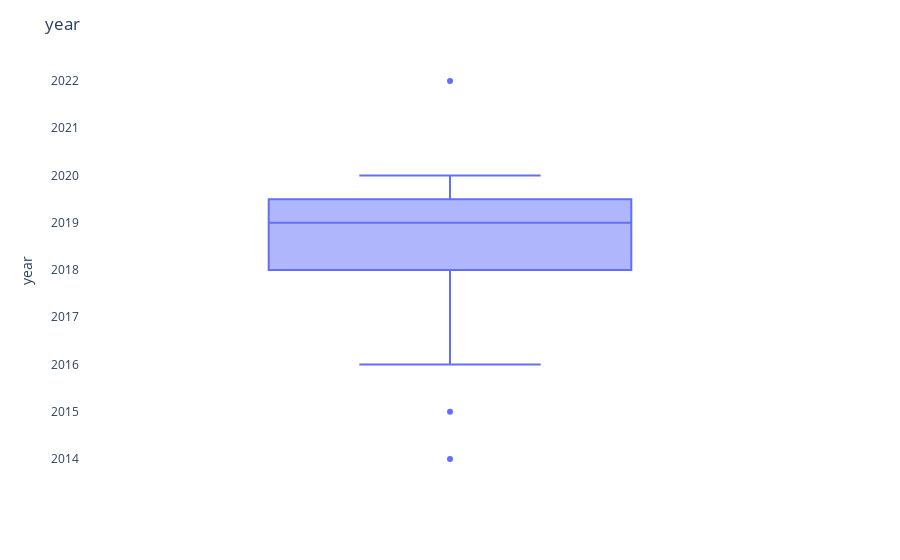
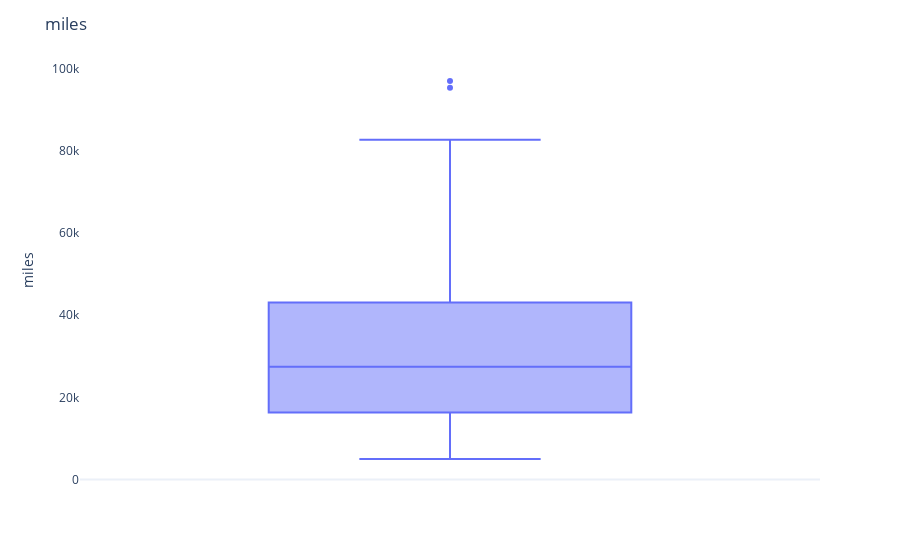
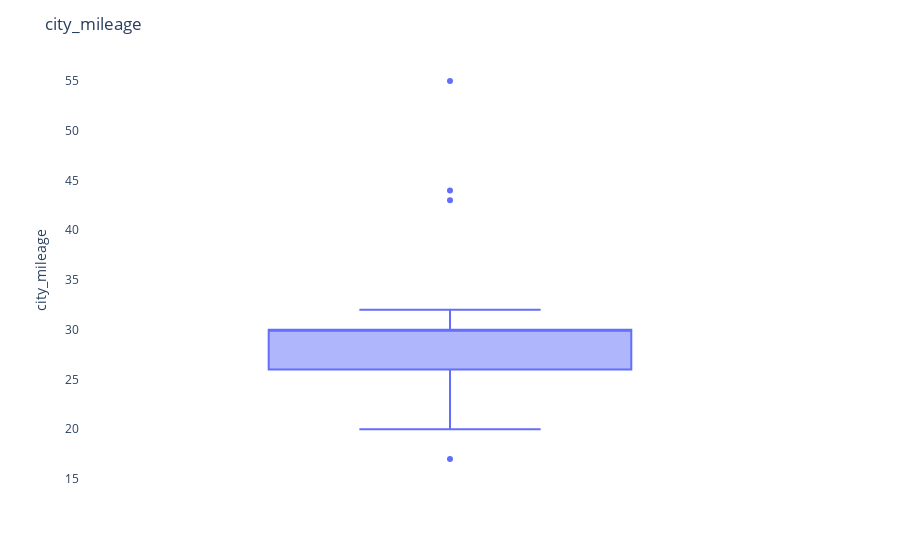
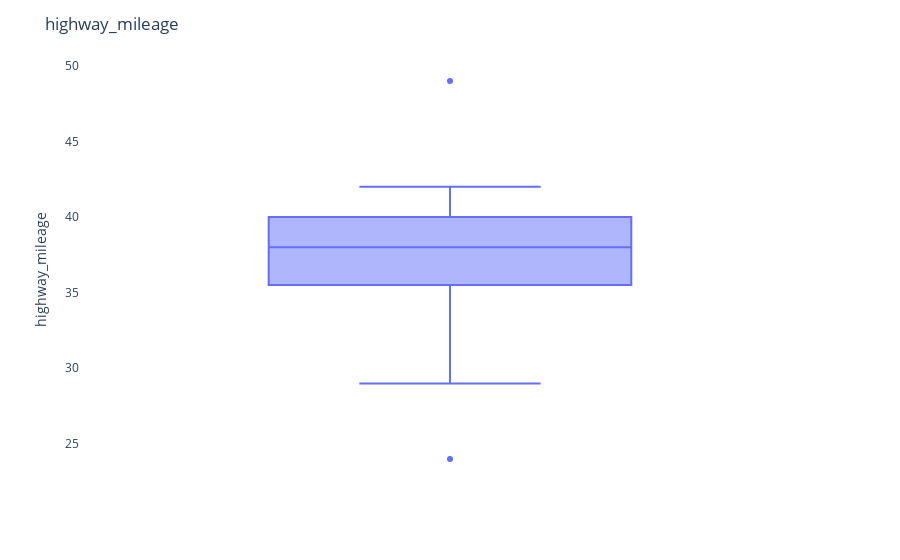

The notebook cell saved with these charts, in order:
### Code cell
for i in [j for j in variables if df[j].dtype!='O']:
    fig = px.box(df, y=i)
    fig.update_layout(title=i,yaxis_title=i, template="plotly_white")
    fig.update_yaxes(showgrid=False)
    fig.update_xaxes(showgrid=False)
    fig.show()

### Figure 1 — Plotly figure (JSON) as saved in the notebook; plotly's stock layout.template omitted (floating-point values rounded to 4 significant figures)
{"data": [{"alignmentgroup": "True", "hovertemplate": "year=%{y}<extra></extra>", "legendgroup": "", "marker": {"color": "#636efa"}, "name": "", "notched": false, "offsetgroup": "", "orientation": "v", "showlegend": false, "type": "box", "x0": " ", "xaxis": "x", "y": [2019, 2017, 2014, 2016, 2019, 2016, 2022, 2018, 2019, 2017, 2015, 2019, 2018, 2020, 2020, 2019, 2020, 2019, 2019, 2019, 2019, 2020, 2019, 2018, 2017, 2020, 2020, 2019, 2019, 2018, 2019, 2017, 2019, 2020, 2019, 2019, 2018, 2019, 2018, 2020, 2018, 2019, 2020, 2019, 2020, 2019, 2018, 2019, 2020, 2019, 2020, 2018], "y0": " ", "yaxis": "y"}], "layout": {"boxmode": "group", "legend": {"tracegroupgap": 0}, "margin": {"t": 60}, "title": {"text": "year"}, "xaxis": {"anchor": "y", "domain": [0, 1], "showgrid": false}, "yaxis": {"anchor": "x", "domain": [0, 1], "showgrid": false, "title": {"text": "year"}}}}

### Figure 2 — Plotly figure (JSON) as saved in the notebook; plotly's stock layout.template omitted (floating-point values rounded to 4 significant figures)
{"data": [{"alignmentgroup": "True", "hovertemplate": "miles=%{y}<extra></extra>", "legendgroup": "", "marker": {"color": "#636efa"}, "name": "", "notched": false, "offsetgroup": "", "orientation": "v", "showlegend": false, "type": "box", "x0": " ", "xaxis": "x", "y": [27173, 76941, 97027, 95396, 28405, 61459, 6811, 29674, 25044, 26215, 25939, 32270, 19950, 19719, 16076, 28214, 12395, 33322, 56233, 24250, 38097, 35743, 32946, 26905, 66329, 27457, 12395, 41799, 26910, 16581, 9736, 7743, 44371, 12944, 5000, 41799, 13726, 18898, 51279, 36506, 58126, 27440, 59090, 47715, 9495, 13721, 72827, 33412, 13830, 23507, 11296, 82729], "y0": " ", "yaxis": "y"}], "layout": {"boxmode": "group", "legend": {"tracegroupgap": 0}, "margin": {"t": 60}, "title": {"text": "miles"}, "xaxis": {"anchor": "y", "domain": [0, 1], "showgrid": false}, "yaxis": {"anchor": "x", "domain": [0, 1], "showgrid": false, "title": {"text": "miles"}}}}

### Figure 3 — Plotly figure (JSON) as saved in the notebook; plotly's stock layout.template omitted (floating-point values rounded to 4 significant figures)
{"data": [{"alignmentgroup": "True", "hovertemplate": "city_mileage=%{y}<extra></extra>", "legendgroup": "", "marker": {"color": "#636efa"}, "name": "", "notched": false, "offsetgroup": "", "orientation": "v", "showlegend": false, "type": "box", "x0": " ", "xaxis": "x", "y": [43, 29, 27, 31, 29, 31, 27, 44, 30, 28, 29, 32, 31, 30, 32, 28, 30, 30, 55, 30, 17, 20, 29, 25, 23, 23, 30, 30, 25, 31, 25, 31, 28, 25, 30, 30, 22, 30, 30, 21, 30, 32, 30, 30, 23, 30, 31, 23, 30, 20, 30, 30], "y0": " ", "yaxis": "y"}], "layout": {"boxmode": "group", "legend": {"tracegroupgap": 0}, "margin": {"t": 60}, "title": {"text": "city_mileage"}, "xaxis": {"anchor": "y", "domain": [0, 1], "showgrid": false}, "yaxis": {"anchor": "x", "domain": [0, 1], "showgrid": false, "title": {"text": "city_mileage"}}}}

### Figure 4 — Plotly figure (JSON) as saved in the notebook; plotly's stock layout.template omitted (floating-point values rounded to 4 significant figures)
{"data": [{"alignmentgroup": "True", "hovertemplate": "highway_mileage=%{y}<extra></extra>", "legendgroup": "", "marker": {"color": "#636efa"}, "name": "", "notched": false, "offsetgroup": "", "orientation": "v", "showlegend": false, "type": "box", "x0": " ", "xaxis": "x", "y": [42, 38, 37, 42, 38, 41, 35, 40, 40, 38, 37, 42, 40, 38, 42, 38, 38, 38, 49, 40, 24, 29, 36, 36, 34, 34, 38, 38, 33, 40, 33, 40, 38, 32, 40, 38, 32, 40, 38, 31, 38, 42, 38, 38, 34, 40, 40, 32, 40, 29, 40, 38], "y0": " ", "yaxis": "y"}], "layout": {"boxmode": "group", "legend": {"tracegroupgap": 0}, "margin": {"t": 60}, "title": {"text": "highway_mileage"}, "xaxis": {"anchor": "y", "domain": [0, 1], "showgrid": false}, "yaxis": {"anchor": "x", "domain": [0, 1], "showgrid": false, "title": {"text": "highway_mileage"}}}}
